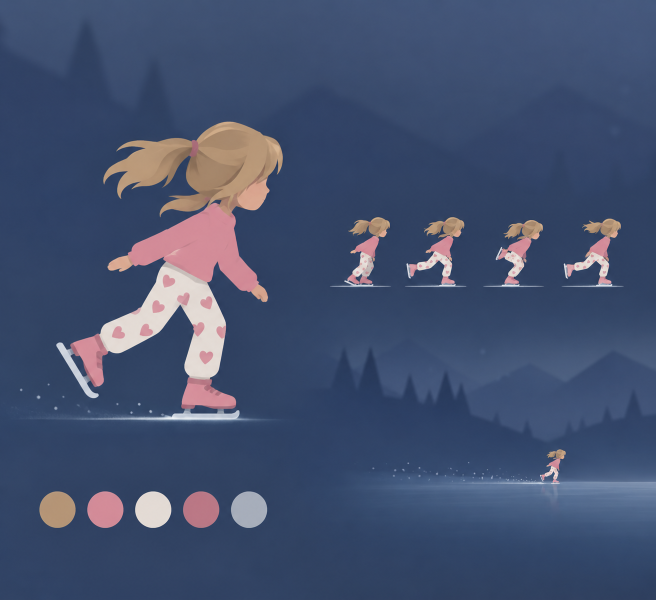
#> input picture art_source/ChatGPT Image Aug 6, 2026, 07_13_24 PM.png, 1312 x 1199 px (shown at 1/2 size)
$ python -i build_skin_frames.py   (imports and definitions only)
#> lines starting #> are read from the running program, lines starting #| are printed output that depends on the picture
#!/usr/bin/env python3
"""Bake each skater skin from its art_source/ generation into the Player's frame layout.

    python3 scripts/tools/build_skin_frames.py [skin_id ...]

A source is art_source/skins/<id>_source.png: ONE ROW of the four skate frames on real alpha,
generated from the original girl's frames (assets/sprites/player/skate_0..3.png) as reference.
Each comes out as assets/sprites/player/<id>/skate_0..3.png plus frames.tres, a SpriteFrames
with the original's "skate" animation, ready for Skins.SKINS.

THE ORIGINAL IS THE MEASURE. The Player's capsule is the hitbox for every skin, so each skin is
scaled to the girl's drawn height (one scale for all four frames, from their median, so the cycle
cannot pump) and each frame is placed where the girl's matching frame sits: same 150x180 canvas,
feet on the same row, front edge on the same column. A taller adult would otherwise look like it
clips a floe it actually passes under.
"""
import statistics
import sys
from pathlib import Path

import numpy as np
from PIL import Image, ImageDraw, ImageFilter

ROOT = Path(__file__).resolve().parents[2]
SOURCE_DIR = ROOT / "art_source" / "skins"
PLAYER_DIR = ROOT / "assets" / "sprites" / "player"
FRAME_COUNT = 4
SOLID_ALPHA = 128
SOFT_ALPHA_FLOOR = 16
# The bottom share of a source ignored when finding the gaps between frames: a generated ice line
# often runs unbroken under all four.
FLOOR_BAND = 0.08
# Legacy rows remain for previews/compatibility. SkaterRig continuously animates
# their rest-pose artwork at runtime instead of playing these four poses.
FPS = 10.0
# A generation that came back on SOLID BLACK instead of real alpha (it happens; so does a painted
# checkerboard, which cannot be keyed -- regenerate that one) is keyed: the black connected to the
# image border is background, and so is any pocket at or below POCKET_THRESHOLD (the gap between
# two legs never touches the border); a dark garment above that survives. The EDGE_PX ring around
# the background takes alpha from its brightness and is un-premultiplied off the black.
BLACK_KEY_THRESHOLD = 14
POCKET_THRESHOLD = 6
EDGE_PX = 2
EDGE_FULL_ALPHA = 56


def solid_bbox(image):
    return image.getchannel("A").point(lambda a: 255 if a >= SOLID_ALPHA else 0).getbbox()


# The original's four frames: canvas size, and each frame's solid box.
def reference_boxes():
    frames = [Image.open(PLAYER_DIR / f"skate_{i}.png").convert("RGBA") for i in range(FRAME_COUNT)]
    return frames[0].size, [solid_bbox(frame) for frame in frames]


# The source's four figures, left to right, split at the three widest empty column runs.
def split_frames(source):
    alpha = source.getchannel("A")
    width, height = source.size
    body = alpha.crop((0, 0, width, int(height * (1.0 - FLOOR_BAND)))).point(lambda a: 255 if a >= SOLID_ALPHA else 0)
    filled = [body.crop((x, 0, x + 1, body.height)).getbbox() is not None for x in range(width)]
    runs = []
    x = 0
    while x < width:
        if not filled[x]:
            start = x
            while x < width and not filled[x]:
                x += 1
            if start > 0 and x < width:
                runs.append((x - start, start, x))
        else:
            x += 1
    if len(runs) < FRAME_COUNT - 1:
        raise SystemExit(f"found {len(runs) + 1} figures, expected {FRAME_COUNT}: regenerate with more space between frames")
    cuts = sorted(sorted(runs, reverse=True)[:FRAME_COUNT - 1], key=lambda run: run[1])
    edges = [0] + [(start + end) // 2 for _, start, end in cuts] + [width]
    frames = []
    for left, right in zip(edges, edges[1:]):
        frame = source.crop((left, 0, right, height))
        frames.append(frame.crop(solid_bbox(frame)))
    return frames


# [51 lines left out: functions key_black_background, bake, write_frames_resource, not called in this run]


# [4 lines not run here, left out]

>>> import cv2
>>> picture = cv2.imread('../../art_source/ChatGPT Image Aug 6, 2026, 07_13_24 PM.png', cv2.IMREAD_GRAYSCALE)
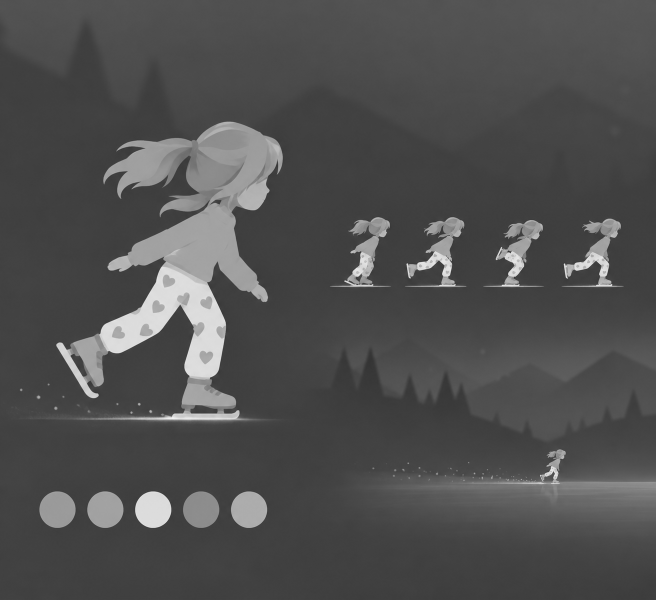
#> picture: shape (1199, 1312) (shown at 1/2 size); min 32, max 247, mean 79.3
#> (the run stopped early here; a loop or call above may not have finished)
